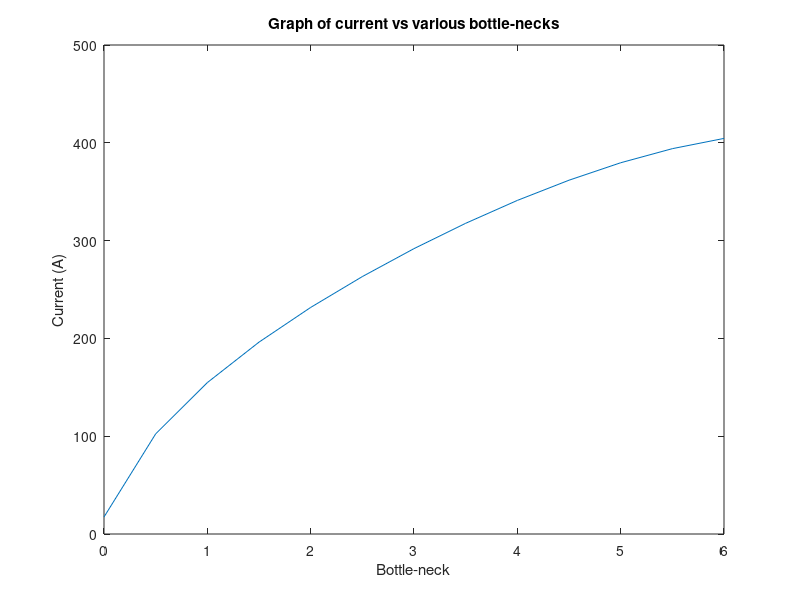

This chart was generated by the following MATLAB code:
clear
%% ELEC4700 Assignment 2 Part 2(c)

VoL = 100; % Left side of the Area has Boundary Voltage = VoL
VoR = 0; % Right side of the Area has Boundary Voltage = VoR
VoT = 0; % Top side of the Area has Boundary Voltage = VoT
VoB = 0; % Bottom side of the Area has Boundary Voltage = VoB
Pixel = 10; % Number of mesh per unit length/width

Lb = 2; % Box Length
Wb = 2; % Box Width
xBox = Lb*Pixel; % Box length Pixel Number
yBox = Wb*Pixel; % Box width Pixel Number
L = 9; % Area Length
W = 6; % Area Width
nx = L*Pixel; % Area length Pixel Number
ny = W*Pixel; % Area wdith Pixel Number
sigma = 1; % Outside Box Area Conductivity
BoxSigma = 0.01; % Inside Box Area Conductivity
G = sparse(nx*ny); % G matrix has size(nx*ny,nx*ny)
B = zeros(nx*ny,1); % B is the product of G matrix * V
Conductivity = sigma*ones(nx,ny); % Conductivity of the entire area

BottleNeckArray = W-[0:0.5:W];
current = zeros(length(BottleNeckArray),1);


%% (b) Graph or table of current vs various bottle-necks
for k = 1:length(BottleNeckArray) 
    %BottleNeckGrid = BottleNeckArray(1,k)*Pixel;
    Wb = (W-BottleNeckArray(1,k))/2;
    yBox = Wb*Pixel;
    %From Before
    
    % Set Inside Box area conductivity to variable BoxSigma
    for iRow = 1:nx
        for jColumn = 1:ny
            if iRow>=(nx-xBox)/2 && iRow<=((nx+xBox)/2) && jColumn<=yBox
                Conductivity(iRow,jColumn) = BoxSigma;
            elseif iRow>=(nx-xBox)/2 && iRow<=((nx+xBox)/2) && jColumn<=ny && jColumn>ny-yBox
                Conductivity(iRow,jColumn) = BoxSigma;
            end
        end
    end
    
    % for jColumn = 1:ny
    %     for iRow = 1:nx
    for iRow = 1:nx
        for jColumn = 1:ny
            n = jColumn+(iRow-1)*ny;
            % Left side Boundary Condition
           
            if iRow == 1      
                G(n,:) = 0;
                G(n,n) = 1;
                B(n) = VoL;
            % Right side Boundary Condition
               
            elseif iRow == nx
                G(n,:) = 0;
                G(n,n) = 1;
                B(n) = VoR;
    
            % Bottom side Boundary Condition
            elseif jColumn == 1    
                nxm = jColumn+((iRow-1)-1)*ny;
                nxp = jColumn+((iRow+1)-1)*ny;
                nyp = (jColumn+1)+(iRow-1)*ny;
    
                rxm = (Conductivity(iRow,jColumn) + Conductivity(iRow-1,jColumn))/2;
                rxp = (Conductivity(iRow,jColumn) + Conductivity(iRow+1,jColumn))/2;
                ryp = (Conductivity(iRow,jColumn) + Conductivity(iRow,jColumn+1))/2;
                
                G(n,n) = -(rxm+rxp+ryp);
                G(n,nxm) = rxm;
                G(n,nxp) = rxp;
                G(n,nyp) = ryp;
                
            % Top side Boundary Condition
            elseif jColumn == ny 
                nxm = jColumn+((iRow-1)-1)*ny;
                nxp = jColumn+((iRow+1)-1)*ny;
                nym = (jColumn-1)+(iRow-1)*ny;
    
                rxm = (Conductivity(iRow,jColumn) + Conductivity(iRow-1,jColumn))/2;
                rxp = (Conductivity(iRow,jColumn) + Conductivity(iRow+1,jColumn))/2;
                rym = (Conductivity(iRow,jColumn) + Conductivity(iRow,jColumn-1))/2;
                
                G(n,n) = -(rxm+rxp+rym);
                G(n,nxm) = rxm;
                G(n,nxp) = rxp;
                G(n,nym) = rym;
    
            else 
                nxm = jColumn+((iRow-1)-1)*ny;
                nxp = jColumn+((iRow+1)-1)*ny;
                nym = (jColumn-1)+(iRow-1)*ny;
                nyp = (jColumn+1)+(iRow-1)*ny;
    
                rxm = (Conductivity(iRow,jColumn) + Conductivity(iRow-1,jColumn))/2;
                rxp = (Conductivity(iRow,jColumn) + Conductivity(iRow+1,jColumn))/2;
                rym = (Conductivity(iRow,jColumn) + Conductivity(iRow,jColumn-1))/2;
                ryp = (Conductivity(iRow,jColumn) + Conductivity(iRow,jColumn+1))/2;
                
                G(n,n) = -(rxm+rxp+rym+ryp);
                G(n,nxm) = rxm;
                G(n,nxp) = rxp;
                G(n,nym) = rym;
                G(n,nyp) = ryp;
            end
    
        end
    
    end
    
    

    
    Vn = G\B; % Find (ny*ny:1) size, V = G\B
    % Mapping the V to the matrix size of nx*ny
    for iRow = 1: nx
        for jColumn = 1:ny
             n = jColumn+(iRow-1)*ny;
             V(iRow,jColumn) = Vn(n);    
        end
    end
    [Ex,Ey] = gradient(V');
    cond = Conductivity';
    Jx = cond.*(-Ex);
    %J = Conductivity'.*gradient(-(V'));
    
    a = sum(abs(Jx(:,45))).*W;
    a1 = sum(abs(Jx(:,41))).*W;
    a2 = sum(abs(Jx(:,21))).*W;
    J = Conductivity'.*gradient(-(V'));
    
    a = sum(abs(Jx(:,45))).*W;


%     current(k,1) = max(J,[],'all');
    current(k,1) = a;

 
end
%surf(V);
figure('name','Graph of current vs various bottle-necks')
plot(BottleNeckArray,current)
title('Graph of current vs various bottle-necks')
xlabel('Bottle-neck');
ylabel('Current (A)');